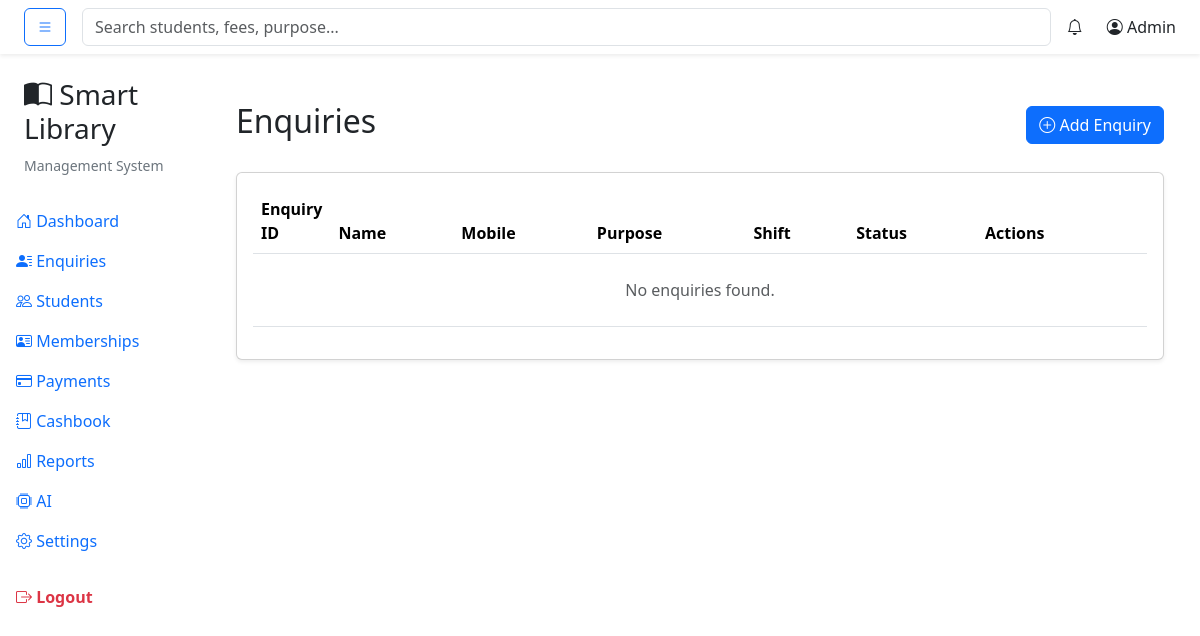
The app's page /enquiries/, older data.
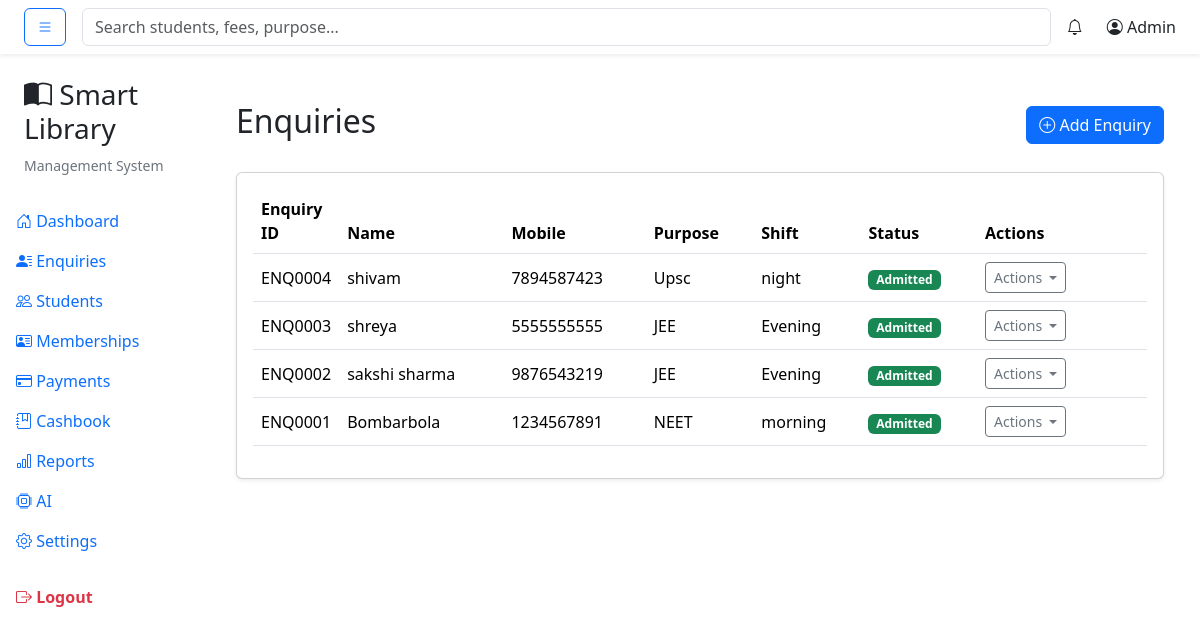
The same page, newer data.
### tables this page shows
CREATE TABLE enquiries (
    enquiry_id INTEGER PRIMARY KEY AUTOINCREMENT,
    full_name TEXT NOT NULL,
    mobile TEXT NOT NULL,
    purpose TEXT,
    preferred_shift TEXT,
    demo_done INTEGER DEFAULT 0,
    followup_date DATE,
    remarks TEXT,
    status TEXT DEFAULT 'Interested',
    created_at TIMESTAMP DEFAULT CURRENT_TIMESTAMP
);

### routes/enquiries.py (the view)
@enquiry_bp.route("/")
def index():
    conn = get_connection()
    cursor = conn.cursor()
    cursor.execute("""
        SELECT *
        FROM enquiries
        ORDER BY enquiry_id DESC
    """)
    enquiries = cursor.fetchall()
    conn.close()
    return render_template(
        "enquiries/index.html",
        enquiries=enquiries
    )

### database/db.py (called while the page is built)
def get_connection():
    connection = sqlite3.connect(DATABASE_PATH)
    connection.row_factory = sqlite3.Row
    return connection

### templates/enquiries/index.html (shortened to what this page needs)
{% extends "layouts/base.html" %}
{% block content %}
<div class="container-fluid mt-4">
    <div class="d-flex justify-content-between align-items-center mb-4">
        <h2>Enquiries</h2>
        <a
            href="{{ url_for('enquiry.add') }}"
            class="btn btn-primary">
            <i class="bi bi-plus-circle"></i>
            Add Enquiry
        </a>
    </div>
    <div class="card shadow-sm">
        <div class="card-body">
            <table class="table table-hover align-middle">
                <thead>
                    <tr>
                        <th width="70">Enquiry ID</th>
                        <th>Name</th>
                        <th>Mobile</th>
                        <th>Purpose</th>
                        <th>Shift</th>
                        <th>Status</th>
                        <th width="170">Actions</th>
                    </tr>
                </thead>
                <tbody>
                {% for enquiry in enquiries %}
                    <tr>
                        <td> ENQ{{ "%04d"|format(enquiry.enquiry_id) }} </td>
                        <td>{{ enquiry.full_name }}</td>
                        <td>{{ enquiry.mobile }}</td>
                        <td>{{ enquiry.purpose }}</td>
                        <td>{{ enquiry.preferred_shift }}</td>
                        <td>
                            <span class="badge bg-success">
                                {{ enquiry.status }}
                            </span>
                        </td>
                        <td>
                            <div class="dropdown">
                                <button
                                    class="btn btn-outline-secondary btn-sm dropdown-toggle"
                                    type="button"
                                    data-bs-toggle="dropdown"
                                    aria-expanded="false">
                                    Actions
                                </button>
                            </div>
                        </td>
                    </tr>
                {% endfor %}
                {% if enquiries|length == 0 %}
                    <tr>
                        <td colspan="7" class="text-center text-muted py-4">
                            No enquiries found.
                        </td>
                    </tr>
                {% endif %}
                </tbody>
            </table>
        </div>
    </div>
</div>
{% endblock %}

### templates/layouts/base.html (shortened to what this page needs)
<!DOCTYPE html>
<html lang="en">
<head>
<link href="https://cdn.jsdelivr.net/npm/bootstrap@5.3.7/dist/css/bootstrap.min.css"
      rel="stylesheet">
<link rel="stylesheet"
      href="https://cdn.jsdelivr.net/npm/bootstrap-icons@1.11.3/font/bootstrap-icons.min.css">
<link rel="stylesheet"
      href="{{ url_for('static', filename='css/style.css') }}">
</head>
<body>
{% include 'layouts/navbar.html' %}
<div class="container-fluid">
    <div class="row">
        <div class="col-md-2 p-0">
            {% include 'layouts/sidebar.html' %}
        </div>
        <div class="col-md-10 p-4">
            {% block content %}
            {% endblock %}
        </div>
    </div>
</div>
</body>
</html>

### templates/layouts/navbar.html
<nav class="navbar navbar-expand-lg px-4 shadow-sm">
    <button class="btn btn-outline-primary">
        <i class="bi bi-list"></i>
    </button>
    <div class="flex-grow-1 mx-3">
        <input
            class="form-control"
            placeholder="Search students, fees, purpose...">
    </div>
    <div class="me-4">
        <i class="bi bi-bell"></i>
    </div>
    <div>
        <i class="bi bi-person-circle"></i>
        Admin
    </div>
</nav>

### templates/layouts/sidebar.html
<div class="sidebar">
    <div class="p-4">
        <h3>
            <i class="bi bi-book-half"></i>
            Smart Library
        </h3>
        <small class="text-secondary">
            Management System
        </small>
    </div>
    <ul class="nav flex-column">
        <li class="nav-item">
            <a class="nav-link active" href="/dashboard">
                <i class="bi bi-house-door"></i>
                Dashboard
            </a>
        </li>
        <li class="nav-item">
            <a class="nav-link" href="{{ url_for('enquiry.index') }}">
                <i class="bi bi-person-lines-fill"></i>
                Enquiries
            </a>
        </li>
        <li class="nav-item">
            <a class="nav-link" href="{{ url_for('student.index') }}">
                <i class="bi bi-people"></i>
                Students
            </a>
        </li>
        <li class="nav-item">
            <a class="nav-link" href="#">
                <i class="bi bi-person-vcard"></i>
                Memberships
            </a>
        </li>
        <li class="nav-item">
            <a class="nav-link" href="#">
                <i class="bi bi-credit-card"></i>
                Payments
            </a>
        </li>
        <li class="nav-item">
            <a class="nav-link" href="#">
                <i class="bi bi-journal-bookmark"></i>
                Cashbook
            </a>
        </li>
        <li class="nav-item">
            <a class="nav-link" href="#">
                <i class="bi bi-bar-chart"></i>
                Reports
            </a>
        </li>
        <li class="nav-item">
            <a class="nav-link" href="#">
                <i class="bi bi-cpu"></i>
                AI
            </a>
        </li>
        <li class="nav-item">
            <a class="nav-link" href="#">
                <i class="bi bi-gear"></i>
                Settings
            </a>
        </li>
        <li class="nav-item mt-3">
            <a class="nav-link text-danger" href="{{ url_for('auth.logout') }}">
                <i class="bi bi-box-arrow-right"></i>
                Logout
            </a>
        </li>
    </ul>
</div>

### static/css/style.css (style rules this page uses)
.text-danger { font-weight:600; }

Row changes from the older to the newer data that the page shows:
added enquiries: enquiry_id "0004", full_name "shivam", mobile "7894587423", purpose "Upsc", preferred_shift "night", status "Admitted"
added enquiries: enquiry_id "0003", full_name "shreya", mobile "5555555555", purpose "JEE", preferred_shift "Evening", status "Admitted"
added enquiries: enquiry_id "0002", full_name "sakshi sharma", mobile "9876543219", purpose "JEE", preferred_shift "Evening", status "Admitted"
added enquiries: enquiry_id "0001", full_name "Bombarbola", mobile "1234567891", purpose "NEET", preferred_shift "morning", status "Admitted"
Text that changed along with them:
text no longer shown: "No enquiries found."
